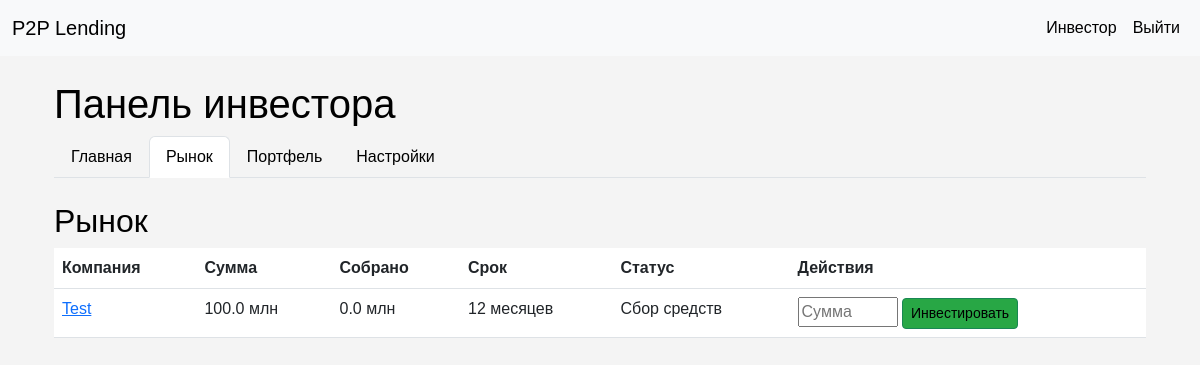
Screenshot of /investor/market (signed in) with the database file from the repository.
### tables this page shows
CREATE TABLE loans (
                 id INTEGER PRIMARY KEY AUTOINCREMENT,
                 user_id INTEGER,
                 amount REAL NOT NULL,
                 term INTEGER NOT NULL,
                 company_name TEXT NOT NULL,
                 description TEXT NOT NULL,
                 file_path TEXT,
                 status TEXT DEFAULT 'pending', issue_date TEXT, maturity_date TEXT, collateral TEXT,
                 FOREIGN KEY (user_id) REFERENCES users(id)
                 );

### app.py (the view)
@app.route('/investor/market')
@login_required
def investor_market():
    if current_user.user_type != 'investor':
        flash('Доступ только для инвесторов.', 'error')
        return redirect(url_for('index'))
    loans = get_all_loans()
    return render_template('investor.html', active_tab='market', loans=loans)

### app.py (called while the page is built)
@login_manager.user_loader
def load_user(user_id):
    conn = sqlite3.connect('p2p_lending.db')
    c = conn.cursor()
    c.execute('SELECT id, email, user_type FROM users WHERE id = ?', (user_id,))
    user = c.fetchone()
    conn.close()
    if user:
        return User(user[0], user[1], user[2])
    return None

### database.py (called while the page is built)
def get_all_loans():
    conn = sqlite3.connect('p2p_lending.db', timeout=30.0)
    c = conn.cursor()
    c.execute('SELECT id, user_id, amount, term, company_name, description, file_path, status FROM loans WHERE status IN ("accepted", "issued")')
    loans = c.fetchall()
    conn.close()
    result = []
    for loan in loans:
        invested = get_invested_amount(loan[0])
        result.append({
            'id': loan[0], 'user_id': loan[1], 'amount': loan[2], 'term': loan[3],
            'company_name': loan[4], 'description': loan[5], 'file_path': loan[6],
            'status': loan[7], 'invested_amount': invested
        })
    print("Loans fetched:", result)
    return result

def get_invested_amount(loan_id):
    conn = sqlite3.connect('p2p_lending.db', timeout=30.0)
    c = conn.cursor()
    c.execute('SELECT SUM(amount) FROM investments WHERE loan_id = ?', (loan_id,))
    total = c.fetchone()[0]
    conn.close()
    return total or 0.0

### templates/investor.html (shortened to what this page needs)
{% extends "base.html" %}
{% block content %}
<div class="container mt-4">
    <h1>Панель инвестора</h1>
    <ul class="nav nav-tabs mb-4">
        <li class="nav-item">
            <a class="nav-link {% if active_tab == 'home' %}active{% endif %}" href="{{ url_for('investor_home') }}">Главная</a>
        </li>
        <li class="nav-item">
            <a class="nav-link {% if active_tab == 'market' %}active{% endif %}" href="{{ url_for('investor_market') }}">Рынок</a>
        </li>
        <li class="nav-item">
            <a class="nav-link {% if active_tab == 'portfolio' %}active{% endif %}" href="{{ url_for('investor_portfolio') }}">Портфель</a>
        </li>
        <li class="nav-item">
            <a class="nav-link {% if active_tab == 'settings' %}active{% endif %}" href="{{ url_for('investor_settings') }}">Настройки</a>
        </li>
    </ul>
    {% if active_tab == 'home' %}
        <h2>Обзор</h2>
        <p><strong>Общая сумма инвестиций:</strong> {{ summary.total_invested }} млн</p>
        <p><strong>Количество займов:</strong> {{ summary.loan_count }}</p>
        <p><strong>Баланс счёта:</strong> {{ balance }} млн</p>
        <a href="{{ url_for('deposit') }}" class="btn btn-success">Пополнить счёт</a>
        <a href="{{ url_for('withdraw') }}" class="btn btn-danger">Вывести средства</a>
        <h3 class="mt-4">История транзакций</h3>
        <table class="table">
            <thead>
                <tr>
                    <th>Сумма</th>
                    <th>Тип</th>
                    <th>Метод</th>
                    <th>Дата</th>
                </tr>
            </thead>
            <tbody>
                {% for transaction in transactions %}
                <tr>
                    <td>{{ transaction.amount }} млн</td>
                    <td>
                        {% if transaction.type == 'deposit' %}
                            Пополнение
                        {% elif transaction.type == 'withdrawal' %}
                            Вывод
                        {% elif transaction.type == 'investment' %}
                            Инвестиция
                        {% endif %}
                    </td>
                    <td>{{ transaction.method }}</td>
                    <td>{{ transaction.date }}</td>
                </tr>
                {% endfor %}
            </tbody>
        </table>
    {% elif active_tab == 'market' %}
        <h2>Рынок</h2>
        <table class="table">
            <thead>
                <tr>
                    <th>Компания</th>
                    <th>Сумма</th>
                    <th>Собрано</th>
                    <th>Срок</th>
                    <th>Статус</th>
                    <th>Действия</th>
                </tr>
            </thead>
            <tbody>
                {% for loan in loans %}
                <tr>
                    <td><a href="{{ url_for('company', company_id=loan.id) }}">{{ loan.company_name }}</a></td>
                    <td>{{ loan.amount }} млн</td>
                    <td>{{ loan.invested_amount }} млн</td>
                    <td>{{ loan.term }} месяцев</td>
                    <td>
                        {% if loan.status == 'accepted' %}
                            Сбор средств
                        {% elif loan.status == 'issued' %}
                            Займ выдан
                        {% endif %}
                    </td>
                    <td>
                        {% if loan.status != 'issued' %}
                        <form action="{{ url_for('invest', loan_id=loan.id) }}" method="POST" style="display: inline;">
                            <input type="number" name="amount" step="0.01" min="0.01" placeholder="Сумма" required style="width: 100px;">
                            <button type="submit" class="btn btn-success btn-sm">Инвестировать</button>
                        </form>
                        {% else %}
                            Займ выдан
                        {% endif %}
                    </td>
                </tr>
                {% endfor %}
            </tbody>
        </table>
    {% endif %}
</div>
{% endblock %}

### static/style.css (style rules this page uses)
body { font-family: Arial, sans-serif; background-color: #f4f4f4; color: #000000; }
.nav-link { color: #000000 !important; }
.btn { color: #000000; }
.btn-success { background-color: #28a745; }

### rows the page displays
loans: company_name "Test", amount "100.0", invested_amount "0.0", term "12", status "Сбор средств"
